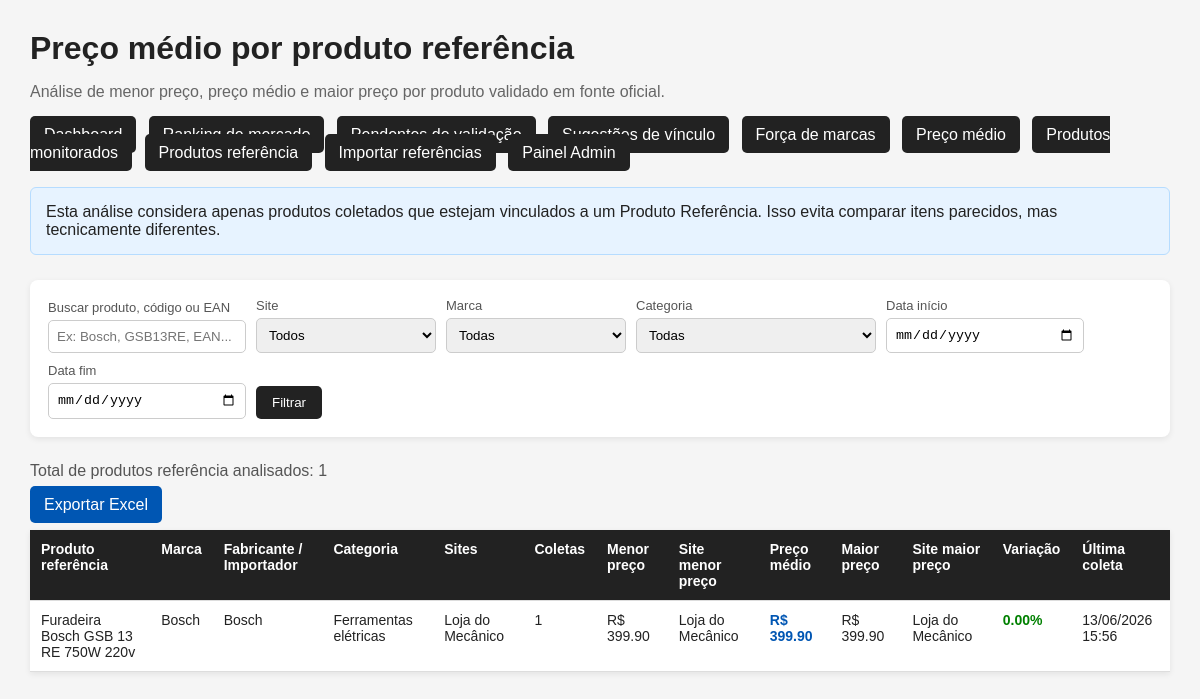
Page /precos/ on the committed database.
### mercado/models.py (models this page shows, shortened)
class ColetaProduto(models.Model):
    produto = models.ForeignKey(
        ProdutoColetado,
        on_delete=models.CASCADE,
        related_name="coletas"
    )
    data_coleta = models.DateTimeField(auto_now_add=True)
    preco_atual = models.DecimalField(
        max_digits=12,
        decimal_places=2,
        blank=True,
        null=True
    )
    preco_antigo = models.DecimalField(
        max_digits=12,
        decimal_places=2,
        blank=True,
        null=True
    )
    desconto_percentual = models.DecimalField(
        max_digits=6,
        decimal_places=2,
        blank=True,
        null=True
    )
    nota_media = models.DecimalField(
        max_digits=4,
        decimal_places=2,
        blank=True,
        null=True
    )
    quantidade_avaliacoes = models.IntegerField(blank=True, null=True)
    ranking_geral = models.IntegerField(blank=True, null=True)
    ranking_categoria = models.IntegerField(blank=True, null=True)
    disponivel = models.BooleanField(default=True)
    texto_disponibilidade = models.CharField(max_length=200, blank=True, null=True)
    observacao = models.TextField(blank=True, null=True)
    class Meta:
        verbose_name = "Coleta de produto"
        verbose_name_plural = "Coletas de produtos"
        ordering = ["-data_coleta"]

class ProdutoReferencia(models.Model):
    FONTE_VALIDACAO_CHOICES = [
        ("SITE_FABRICANTE", "Site do fabricante"),
        ("SITE_IMPORTADOR", "Site do importador"),
        ("CATALOGO_OFICIAL", "Catálogo oficial"),
        ("MANUAL_EMBALAGEM", "Manual ou embalagem"),
        ("OUTRA", "Outra fonte"),
    ]
    STATUS_VALIDACAO_CHOICES = [
        ("PENDENTE", "Pendente"),
        ("VALIDADO", "Validado"),
        ("DIVERGENTE", "Divergente"),
        ("SEM_REFERENCIA", "Sem referência oficial"),
    ]
    nome_referencia = models.CharField(
        max_length=500,
        help_text="Nome oficial ou tratado do produto conforme fonte de referência."
    )
    marca = models.ForeignKey(
        Marca,
        on_delete=models.SET_NULL,
        blank=True,
        null=True
    )
    fabricante_importador = models.ForeignKey(
        FabricanteImportador,
        on_delete=models.SET_NULL,
        blank=True,
        null=True,
        help_text="Fabricante, importador ou distribuidor oficial responsável pelo produto."
    )
    categoria = models.ForeignKey(
        Categoria,
        on_delete=models.SET_NULL,
        blank=True,
        null=True
    )
    codigo_fabricante = models.CharField(
        max_length=150,
        blank=True,
        null=True,
        db_index=True,
        help_text="Código original informado pelo fabricante/importador."
    )
    ean = models.CharField(
        max_length=20,
        blank=True,
        null=True,
        db_index=True,
        help_text="Código de barras EAN/GTIN. Deve ser tratado como texto."
    )
    url_oficial = models.URLField(
        max_length=1000,
        blank=True,
        null=True,
        help_text="URL da fonte oficial usada para validar o produto."
    )
    fonte_validacao = models.CharField(
        max_length=30,
        choices=FONTE_VALIDACAO_CHOICES,
        default="SITE_FABRICANTE"
    )
    status_validacao = models.CharField(
        max_length=30,
        choices=STATUS_VALIDACAO_CHOICES,
        default="PENDENTE"
    )
    observacao_validacao = models.TextField(blank=True, null=True)
    ativo = models.BooleanField(default=True)
    criado_em = models.DateTimeField(auto_now_add=True)
    atualizado_em = models.DateTimeField(auto_now=True)
    class Meta:
        verbose_name = "Produto referência"
        verbose_name_plural = "Produtos referência"
        ordering = ["nome_referencia"]

class Marca(models.Model):
    nome = models.CharField(max_length=150, unique=True)
    observacao = models.TextField(blank=True, null=True)
    criado_em = models.DateTimeField(auto_now_add=True)
    atualizado_em = models.DateTimeField(auto_now=True)
    class Meta:
        verbose_name = "Marca"
        verbose_name_plural = "Marcas"
        ordering = ["nome"]

class FabricanteImportador(models.Model):
    TIPO_CHOICES = [
        ("FABRICANTE", "Fabricante"),
        ("IMPORTADOR", "Importador"),
        ("DISTRIBUIDOR_OFICIAL", "Distribuidor oficial"),
        ("OUTRO", "Outro"),
    ]
    nome = models.CharField(max_length=200)
    tipo = models.CharField(
        max_length=30,
        choices=TIPO_CHOICES,
        default="FABRICANTE"
    )
    site_oficial = models.URLField(blank=True, null=True)
    pais_origem = models.CharField(max_length=100, blank=True, null=True)
    observacao = models.TextField(blank=True, null=True)
    criado_em = models.DateTimeField(auto_now_add=True)
    atualizado_em = models.DateTimeField(auto_now=True)
    class Meta:
        verbose_name = "Fabricante / Importador"
        verbose_name_plural = "Fabricantes / Importadores"
        ordering = ["nome"]

class Categoria(models.Model):
    nome = models.CharField(max_length=150)
    categoria_pai = models.ForeignKey(
        "self",
        on_delete=models.SET_NULL,
        blank=True,
        null=True,
        related_name="subcategorias"
    )
    criado_em = models.DateTimeField(auto_now_add=True)
    atualizado_em = models.DateTimeField(auto_now=True)
    class Meta:
        verbose_name = "Categoria"
        verbose_name_plural = "Categorias"
        ordering = ["nome"]

class SiteMonitorado(models.Model):
    nome = models.CharField(max_length=150)
    url_base = models.URLField()
    ativo = models.BooleanField(default=True)
    observacao = models.TextField(blank=True, null=True)
    criado_em = models.DateTimeField(auto_now_add=True)
    atualizado_em = models.DateTimeField(auto_now=True)
    class Meta:
        verbose_name = "Site monitorado"
        verbose_name_plural = "Sites monitorados"
        ordering = ["nome"]

### mercado/views.py (the view, shortened to what this page needs)
# urls.py: path("precos/", views.precos_referencias, name="precos_referencias"),
def precos_referencias(request):
    coletas = ColetaProduto.objects.select_related(
        "produto",
        "produto__site",
        "produto__marca",
        "produto__categoria",
        "produto__produto_referencia",
        "produto__produto_referencia__marca",
        "produto__produto_referencia__categoria",
        "produto__produto_referencia__fabricante_importador",
    ).filter(
        produto__produto_referencia__isnull=False,
        preco_atual__isnull=False,
    )
    busca = request.GET.get("busca", "")
    site_id = request.GET.get("site", "")
    marca_id = request.GET.get("marca", "")
    categoria_id = request.GET.get("categoria", "")
    data_inicio = request.GET.get("data_inicio", "")
    data_fim = request.GET.get("data_fim", "")
    if site_id:
        coletas = coletas.filter(produto__site_id=site_id)
    if marca_id:
        coletas = coletas.filter(produto__produto_referencia__marca_id=marca_id)
    if categoria_id:
        coletas = coletas.filter(produto__produto_referencia__categoria_id=categoria_id)
    if data_inicio:
        coletas = coletas.filter(data_coleta__date__gte=data_inicio)
    if data_fim:
        coletas = coletas.filter(data_coleta__date__lte=data_fim)
    grupos = {}
    for coleta in coletas.order_by("produto__produto_referencia__nome_referencia", "data_coleta"):
        referencia = coleta.produto.produto_referencia
        preco = float(coleta.preco_atual)
        if referencia.id not in grupos:
            grupos[referencia.id] = {
                "referencia": referencia,
                "marca": referencia.marca.nome if referencia.marca else "-",
                "fabricante": (
                    referencia.fabricante_importador.nome
                    if referencia.fabricante_importador
                    else "-"
                ),
                "categoria": referencia.categoria.nome if referencia.categoria else "-",
                "sites": set(),
                "qtd_coletas": 0,
                "soma_precos": 0,
                "menor_preco": preco,
                "maior_preco": preco,
                "site_menor_preco": coleta.produto.site.nome,
                "site_maior_preco": coleta.produto.site.nome,
                "ultima_coleta": coleta.data_coleta,
            }
        grupo = grupos[referencia.id]
        grupo["sites"].add(coleta.produto.site.nome)
        grupo["qtd_coletas"] += 1
        grupo["soma_precos"] += preco
        if preco < grupo["menor_preco"]:
            grupo["menor_preco"] = preco
            grupo["site_menor_preco"] = coleta.produto.site.nome
        if preco > grupo["maior_preco"]:
            grupo["maior_preco"] = preco
            grupo["site_maior_preco"] = coleta.produto.site.nome
        if coleta.data_coleta > grupo["ultima_coleta"]:
            grupo["ultima_coleta"] = coleta.data_coleta
    resultado = []
    for grupo in grupos.values():
        preco_medio = grupo["soma_precos"] / grupo["qtd_coletas"]
        variacao_percentual = 0
        if grupo["menor_preco"] > 0:
            variacao_percentual = (
                (grupo["maior_preco"] - grupo["menor_preco"])
                / grupo["menor_preco"]
            ) * 100
        grupo["preco_medio"] = preco_medio
        grupo["variacao_percentual"] = variacao_percentual
        grupo["sites_texto"] = ", ".join(sorted(grupo["sites"]))
        resultado.append(grupo)
    resultado.sort(key=lambda item: item["preco_medio"], reverse=True)
    contexto = {
    "resultados": resultado,
    "total_resultados": len(resultado),
    "sites": SiteMonitorado.objects.all(),
    "marcas": Marca.objects.all(),
    "categorias": Categoria.objects.all(),
    "busca": busca,
    "site_id": site_id,
    "marca_id": marca_id,
    "categoria_id": categoria_id,
    "data_inicio": data_inicio,
    "data_fim": data_fim,
    "query_string": request.GET.urlencode(),
    }
    return render(request, "mercado/precos_referencias.html", contexto)

### mercado/templates/mercado/precos_referencias.html (shortened to what this page needs)
<!DOCTYPE html>
<html lang="pt-br">
<head>
</head>
<body>
    <h1>Preço médio por produto referência</h1>
    <p class="subtitulo">
        Análise de menor preço, preço médio e maior preço por produto validado em fonte oficial.
    </p>
 <div class="menu">
        <a href="/">Dashboard</a>
        <a href="/ranking/">Ranking de mercado</a>
        <a href="/validacao/">Pendentes de validação</a>
        <a href="/validacao/sugestoes/">Sugestões de vínculo</a>
        <a href="/marcas/">Força de marcas</a>
        <a href="/precos/">Preço médio</a>
        <a href="/produtos/">Produtos monitorados</a>
        <a href="/referencias/">Produtos referência</a>
        <a href="/referencias/importar/">Importar referências</a>
        <a href="/admin/">Painel Admin</a>
    </div>
    <div class="aviso">
        Esta análise considera apenas produtos coletados que estejam vinculados a um Produto Referência.
        Isso evita comparar itens parecidos, mas tecnicamente diferentes.
    </div>
    <div class="filtros">
        <form method="get">
            <div class="campo">
                <label>Buscar produto, código ou EAN</label>
                <input type="text" name="busca" value="{{ busca }}" placeholder="Ex: Bosch, GSB13RE, EAN...">
            </div>
            <div class="campo">
                <label>Site</label>
                <select name="site">
                    <option value="">Todos</option>
                </select>
            </div>
            <div class="campo">
                <label>Marca</label>
                <select name="marca">
                    <option value="">Todas</option>
                </select>
            </div>
            <div class="campo">
                <label>Categoria</label>
                <select name="categoria">
                    <option value="">Todas</option>
                </select>
            </div>
            <div class="campo">
                <label>Data início</label>
                <input type="date" name="data_inicio" value="{{ data_inicio }}">
            </div>
            <div class="campo">
                <label>Data fim</label>
                <input type="date" name="data_fim" value="{{ data_fim }}">
            </div>
            <button type="submit">Filtrar</button>
        </form>
    </div>
    <p class="contador">
        Total de produtos referência analisados: {{ total_resultados }}
    </p>
    <p>
        <a href="/precos/exportar/?{{ query_string }}" style="background:#0056b3; color:white; padding:10px 14px; text-decoration:none; border-radius:5px;">
         Exportar Excel
        </a>
    </p>
    <table>
        <thead>
            <tr>
                <th>Produto referência</th>
                <th>Marca</th>
                <th>Fabricante / Importador</th>
                <th>Categoria</th>
                <th>Sites</th>
                <th>Coletas</th>
                <th>Menor preço</th>
                <th>Site menor preço</th>
                <th>Preço médio</th>
                <th>Maior preço</th>
                <th>Site maior preço</th>
                <th>Variação</th>
                <th>Última coleta</th>
            </tr>
        </thead>
        <tbody>
            {% for item in resultados %}
                <tr>
                    <td>{{ item.referencia.nome_referencia }}</td>
                    <td>{{ item.marca }}</td>
                    <td>{{ item.fabricante }}</td>
                    <td>{{ item.categoria }}</td>
                    <td>{{ item.sites_texto }}</td>
                    <td>{{ item.qtd_coletas }}</td>
                    <td>R$ {{ item.menor_preco|floatformat:2 }}</td>
                    <td>{{ item.site_menor_preco }}</td>
                    <td class="preco-medio">
                        R$ {{ item.preco_medio|floatformat:2 }}
                    </td>
                    <td>R$ {{ item.maior_preco|floatformat:2 }}</td>
                    <td>{{ item.site_maior_preco }}</td>
                    <td>
                        {% if item.variacao_percentual <= 10 %}
                            <span class="variacao-baixa">{{ item.variacao_percentual|floatformat:2 }}%</span>
                        {% elif item.variacao_percentual <= 25 %}
                            <span class="variacao-media">{{ item.variacao_percentual|floatformat:2 }}%</span>
                        {% else %}
                            <span class="variacao-alta">{{ item.variacao_percentual|floatformat:2 }}%</span>
                        {% endif %}
                    </td>
                    <td>{{ item.ultima_coleta|date:"d/m/Y H:i" }}</td>
                </tr>
            {% empty %}
                <tr>
                    <td colspan="13">
                        Nenhum produto referência com preço encontrado para os filtros selecionados.
                    </td>
                </tr>
            {% endfor %}
        </tbody>
    </table>
</body>
</html>

### mercado/templates/mercado/precos_referencias.html (style rules this page uses)
body { font-family: Arial, sans-serif; margin: 30px; background-color: #f5f5f5; color: #222; }
h1 { margin-bottom: 5px; }
.subtitulo { color: #666; margin-bottom: 25px; }
.menu { margin-bottom: 25px; }
.menu a { background: #222; color: white; padding: 10px 14px; text-decoration: none; border-radius: 5px; margin-right: 8px; }
.filtros { background: white; padding: 18px; border-radius: 8px; margin-bottom: 25px; box-shadow: 0 2px 6px rgba(0,0,0,0.08); }
.filtros form { display: flex; gap: 10px; flex-wrap: wrap; align-items: end; }
.campo { display: flex; flex-direction: column; }
label { font-size: 13px; margin-bottom: 5px; color: #555; }
input, select { padding: 8px; min-width: 180px; border: 1px solid #ccc; border-radius: 5px; }
button { background: #222; color: white; padding: 9px 16px; border: none; border-radius: 5px; cursor: pointer; }
table { width: 100%; background: white; border-collapse: collapse; box-shadow: 0 2px 6px rgba(0,0,0,0.08); font-size: 14px; }
th, td { padding: 11px; border-bottom: 1px solid #ddd; text-align: left; vertical-align: top; }
th { background: #222; color: white; }
.contador { margin-bottom: 10px; color: #555; }
.preco-medio { font-weight: bold; color: #0056b3; }
.variacao-baixa { color: green; font-weight: bold; }
.aviso { background: #e7f3ff; border: 1px solid #b6dcff; padding: 15px; border-radius: 6px; margin-bottom: 25px; }

### rows in the picture
ColetaProduto: referencia.nome_referencia "Furadeira Bosch GSB 13 RE 750W 220v", marca "Bosch", fabricante "Bosch", categoria "Ferramentas elétricas", sites_texto "Loja do Mecânico", qtd_coletas "1", menor_preco "399.90", site_menor_preco "Loja do Mecânico", preco_medio "399.90", maior_preco "399.90", site_maior_preco "Loja do Mecânico", variacao_percentual "0.00", ultima_coleta "13/06/2026 15:56"

### other values in the picture
{{ total_resultados }} "1"
